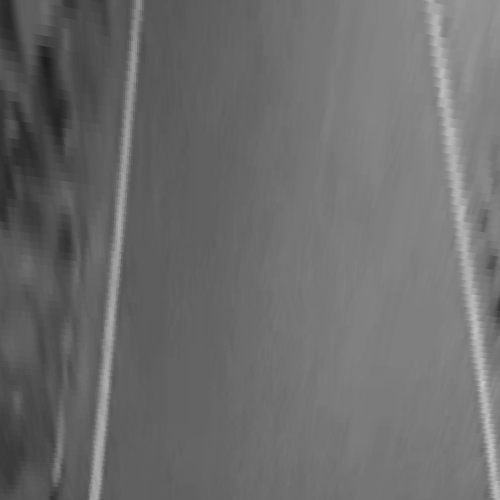
//> input picture extras/test.png, 1000 x 1000 px (shown at 1/2 size)
$ ./lane_detector   (built with g++ and OpenCV 4)
//> lines starting //> are read from the running program, lines starting //| are printed output that depends on the picture; after the words box and inside, x2 and y2 are one past the last pixel; in counts of white or black regions, pixels touching at a corner belong together; pictures that were not available may be replaced by others from this repository, and a replacement may not be noted
### extras/lane_detector.h
#include"opencv/cv.h"
#include<opencv2/highgui/highgui.hpp>
#include<bits/stdc++.h>

using namespace std;
using namespace cv;

extern int lowThreshold;
extern int highThreshold;

int find_intersection(Vec4i l1, Vec4i l2)
{
	double m1, m2, c1, c2;

	m1=((double)l1[3]-l1[1])/((double)l1[2]-l1[0]);
	c1=(double)l1[3]-m1*l1[2];

	m2=((double)l2[3]-l2[1])/((double)l2[2]-l2[0]);
	c2=(double)l2[3]-m2*l2[2];

	double yi, xi;

	xi=(c1-c2)/(m2-m1);
	yi=m2*xi+c2;

	//if lines are parallel and on road surface but orientation not correct
	if(int(xi)<-200 || int(xi)>1200)
		return 10000;

	return (int)yi;
}

void extract_segments(Mat img_segments[], Mat img,int segments[], int n_segments)
{
	int i, cum_length=0;

	img_segments[0]=img(cv::Rect(0, 0, 1000, segments[0])).clone();
	cum_length+=segments[0];

	for(i=1;i<=n_segments-2;i++)
	{
		img_segments[i]=img(cv::Rect(0, cum_length, 1000, segments[i])).clone();
		cum_length+=segments[i];
	}

	img_segments[n_segments-1]=img(cv::Rect(0, cum_length, 1000, 1000-cum_length)).clone();
	return;
}

void merge_segments(Mat img_segments[],Mat img, int segments[], int n_segments)
{
	int i, cum_length=0;
	img_segments[0].copyTo(img(cv::Rect(0, 0, 1000, segments[0])));
	cum_length+=segments[0];

	for(i=1;i<=n_segments-2;i++)
	{
		img_segments[i].copyTo(img(cv::Rect(0, cum_length, 1000, segments[i])));
		cum_length+=segments[i];
	}

	img_segments[n_segments-1].copyTo(img(cv::Rect(0, cum_length, 1000, 1000-cum_length)));
	return;
}

Mat find_edges(Mat img)
{
	//directly in single channel
	Mat edges, img_ycrcb, shadow_rem, shadow, ycrcb_channels[3];

	// [8 lines of commented-out code are left out]


	cvtColor(img, img, CV_BGR2GRAY);
	imshow("bw", img);
	medianBlur(img, img, 9);
	//blur(img,img,Size(3,3));
	Canny( img, edges, lowThreshold, highThreshold, 3 );
	imshow("edges", edges);

	//waitKey(0);

	return edges;
}

### extras/lane_detector.cpp
#include"opencv/cv.h"
#include<opencv2/highgui/highgui.hpp>
#include<bits/stdc++.h>
#include "lane_detector.h"

using namespace cv;
using namespace std;

//constant definitions
#define FLOAT_MAT_TYPE CV_32FC1
#define FLOAT_MAT_ELEM_TYPE float

#define INT_MAT_TYPE CV_8UC1
#define INT_MAT_ELEM_TYPE unsigned char

#define FLOAT_IMAGE_TYPE IPL_DEPTH_32F
#define FLOAT_IMAGE_ELEM_TYPE float

#define INT_IMAGE_TYPE IPL_DEPTH_8U
#define INT_IMAGE_ELEM_TYPE unsigned char

#define FLOAT_POINT2D CvPoint2D32f
#define FLOAT_POINT2D_F cvPoint2D632f

#define FLOAT float
#define INT int
#define SHORT_INT unsigned char


int lowThreshold=70;
int highThreshold=150;

cv::Point2f src_vertices[4];
 static bool done = false;
 int no_clicks=0;

typedef enum LineType_ {
  LINE_HORIZONTAL = 0,
  LINE_VERTICAL = 1
} LineType;


void mcvFilterLines(const CvMat *inImage, CvMat *outImage,
                     unsigned char wx, unsigned char wy, FLOAT sigmax,
                     FLOAT sigmay, LineType lineType)
{
    // [6 lines of commented-out code are left out]
  CvMat fx;
  CvMat fy;
  //create the convoultion kernel
  switch (lineType)
  {
    case LINE_HORIZONTAL:
    {
      //this is for 5-pixels wide
      FLOAT_MAT_ELEM_TYPE derivp[] = {-2.384186e-07, -4.768372e-06, -4.482269e-05, -2.622604e-04, -1.064777e-03, -3.157616e-03, -6.976128e-03, -1.136112e-02, -1.270652e-02, -6.776810e-03, 6.776810e-03, 2.156258e-02, 2.803135e-02, 2.156258e-02, 6.776810e-03, -6.776810e-03, -1.270652e-02, -1.136112e-02, -6.976128e-03, -3.157616e-03, -1.064777e-03, -2.622604e-04, -4.482269e-05, -4.768372e-06, -2.384186e-07};
      int derivLen = 25;
      FLOAT_MAT_ELEM_TYPE smoothp[] = {2.384186e-07, 5.245209e-06, 5.507469e-05, 3.671646e-04, 1.744032e-03, 6.278515e-03, 1.778913e-02, 4.066086e-02, 7.623911e-02, 1.185942e-01, 1.541724e-01, 1.681881e-01, 1.541724e-01, 1.185942e-01, 7.623911e-02, 4.066086e-02, 1.778913e-02, 6.278515e-03, 1.744032e-03, 3.671646e-04, 5.507469e-05, 5.245209e-06, 2.384186e-07};
      int smoothLen = 23;
      //horizontal is smoothing and vertical is derivative
      fx = cvMat(1, smoothLen, FLOAT_MAT_TYPE, smoothp);
      fy = cvMat(derivLen, 1, FLOAT_MAT_TYPE, derivp);
    }
    break;

    case LINE_VERTICAL:
    {
      //this is for 5-pixels wide
      FLOAT_MAT_ELEM_TYPE derivp[] = //{1.000000e-11, 8.800000e-10, 3.531000e-08, 8.536000e-07, 1.383415e-05, 1.581862e-04, 1.306992e-03, 7.852691e-03, 3.402475e-02, 1.038205e-01, 2.137474e-01, 2.781496e-01, 2.137474e-01, 1.038205e-01, 3.402475e-02, 7.852691e-03, 1.306992e-03, 1.581862e-04, 1.383415e-05, 8.536000e-07, 3.531000e-08, 8.800000e-10, 1.000000e-11};
          //{1.000000e-06, 4.800000e-05, 9.660000e-04, 1.048000e-02, 6.529500e-02, 2.278080e-01, 3.908040e-01, 2.278080e-01, 6.529500e-02, 1.048000e-02, 9.660000e-04, 4.800000e-05, 1.000000e-06};
          {1.000000e-16, 1.280000e-14, 7.696000e-13, 2.886400e-11, 7.562360e-10, 1.468714e-08, 2.189405e-07, 2.558828e-06, 2.374101e-05, 1.759328e-04, 1.042202e-03, 4.915650e-03, 1.829620e-02, 5.297748e-02, 1.169560e-01, 1.918578e-01, 2.275044e-01, 1.918578e-01, 1.169560e-01, 5.297748e-02, 1.829620e-02, 4.915650e-03, 1.042202e-03, 1.759328e-04, 2.374101e-05, 2.558828e-06, 2.189405e-07, 1.468714e-08, 7.562360e-10, 2.886400e-11, 7.696000e-13, 1.280000e-14, 1.000000e-16};
      int derivLen = 33; //23; 13; 33;
      FLOAT_MAT_ELEM_TYPE smoothp[] = {-1.000000e-03, -2.200000e-02, -1.480000e-01, -1.940000e-01, 7.300000e-01, -1.940000e-01, -1.480000e-01, -2.200000e-02, -1.000000e-03};
      //{-1.000000e-07, -5.400000e-06, -1.240000e-04, -1.561000e-03, -1.149400e-02, -4.787020e-02, -9.073680e-02, 2.144300e-02, 2.606970e-01, 2.144300e-02, -9.073680e-02, -4.787020e-02, -1.149400e-02, -1.561000e-03, -1.240000e-04, -5.400000e-06, -1.000000e-07};
      int smoothLen = 9; //9; 17;
      //horizontal is derivative and vertical is smoothing
      fy = cvMat(1, smoothLen, FLOAT_MAT_TYPE, smoothp);
      fx = cvMat(derivLen, 1, FLOAT_MAT_TYPE, derivp);
    }
    break;
  }


#warning "still check subtracting mean from image"
  //subtract mean
  CvScalar mean = cvAvg(inImage);
  cvSubS(inImage, mean, outImage);


  //do the filtering
  cvFilter2D(outImage, outImage, &fx); //inImage outImage
  cvFilter2D(outImage, outImage, &fy);

}

/**
 * This function gets a 1-D gaussian filter with specified
 * std deviation and range
 *
 * \param kernel input mat to hold the kernel (2*w+1x1)
 *      column vector (already allocated)
 * \param w width of kernel is 2*w+1
 * \param sigma std deviation
 */

void callbackFunc(int event, int x, int y, int flags, void* userdata) {
    bool *done = (bool*)userdata;
    if (event == cv::EVENT_LBUTTONDOWN) {
        if (no_clicks < 4) {
            src_vertices[no_clicks] = cv::Point(x, y);
            std::cout << "x: " << x << "y: " << y << std::endl;
            no_clicks++;
            if (no_clicks == 4) *done = true;
        } else {
            *done = true;
        }
    }
}


cv::Mat transformImage(cv::Mat &image) {
    cv::Point2f dst_vertices[4];


    dst_vertices[0] = cv::Point(0,0 );
    dst_vertices[1] = cv::Point(1000,0 );
    dst_vertices[2] = cv::Point(0,1000 );
    dst_vertices[3] = cv::Point(1000,1000 );
    cv::Mat wrap_perspective_transform = cv::getPerspectiveTransform(src_vertices, dst_vertices);
    cv::Mat result;
    cv::warpPerspective(image, result, wrap_perspective_transform, cv::Size(1000, 1000), cv::INTER_NEAREST, cv::BORDER_CONSTANT);
    return result;
}

cv::Mat transformImage_back(cv::Mat &image) {

    cv::Point2f dst_vertices[4];

    dst_vertices[0] = cv::Point(0, 0);
    dst_vertices[1] = cv::Point(1000, 0);
    dst_vertices[2] = cv::Point(0, 1000);
    dst_vertices[3] = cv::Point(1000, 1000);
    cv::Mat wrap_perspective_transform = cv::getPerspectiveTransform(src_vertices, dst_vertices);
    cv::Mat result;
    wrap_perspective_transform=wrap_perspective_transform.inv();
    cv::warpPerspective(image, result, wrap_perspective_transform, cv::Size(640,480), cv::INTER_NEAREST, cv::BORDER_CONSTANT);
    return result;
}

void mcvLoadImage(const char *filename, CvMat **clrImage, CvMat** channelImage)
{
 // [19 lines of commented-out code are left out]
  IplImage* im;
  im = cvLoadImage(filename, CV_LOAD_IMAGE_COLOR);
  // convert to mat and get first channel
  CvMat temp;
  cvGetMat(im, &temp);
  *clrImage = cvCloneMat(&temp);
  // convert to single channel
  CvMat *schannel_mat;
  CvMat* tchannelImage = cvCreateMat(im->height, im->width, INT_MAT_TYPE);
  cvSplit(*clrImage, tchannelImage, NULL, NULL, NULL);
  // convert to float
  *channelImage = cvCreateMat(im->height, im->width, FLOAT_MAT_TYPE);
  cvConvertScale(tchannelImage, *channelImage, 1./255);
  // destroy
  cvReleaseMat(&tchannelImage);
  cvReleaseImage(&im);
}


void SHOW_IMAGE(const CvMat *pmat, const char str[], int wait)
{
  //cout << "channels:" << CV_MAT_CN(pmat->type) << "\n";
  //scale it
  //CvMat *mat = cvCreateMat(pmat->height, pmat->width, pmat->type);
  //cvCopy(pmat, mat);
  CvMat *mat = cvCloneMat(pmat);//->rows, pmat->cols, INT_MAT_TYPE);//cvCloneMat(pmat);
  assert(mat);
  //convert to int type

  //show it
  //cout << "in\n";
  cvNamedWindow(str, CV_WINDOW_AUTOSIZE); //0 1
  cvShowImage(str, mat);
  cvWaitKey(wait);
  //cvDestroyWindow(str);
  //clear
  cvReleaseMat(&mat);
  //cout << "out\n";
}


int main()
{
	//initialize important variables here
	int n_segments=5;
	int segments[5]={75, 140, 215, 250, 320};
	Mat img_segments[5];
	std::stringstream window_name;
      cv::namedWindow("Original Image");
      Mat pimage=imread("test.png",1);
//> pimage is the input picture: 1000 rows x 1000 cols, CV_8UC3; min 29, max 198, mean 108.2

      cv::setMouseCallback("Original Image", callbackFunc, &done);
      imshow("Original Image",pimage);

      waitKey(10000);
//> the left mouse button is pressed and released at (250, 250)
//> the left mouse button is pressed and released at (750, 250)
//> the left mouse button is pressed and released at (750, 750)
//> the left mouse button is pressed and released at (250, 750)

		  VideoCapture cap("../aa.mp4"); // open the default camera
      if(!cap.isOpened())  // check if we succeeded
        return -1;

    Mat edges;
    namedWindow("edges",1);


    while(1)
    {

        Mat frame;
        cap >> frame;


        Mat img=frame;
       cvtColor(frame,frame,COLOR_BGR2GRAY);
       //transform+filter+inverse transform
        imshow("transform",transformImage(frame));
//> in transformImage, `cv::warpPerspective(image, result, wrap_perspective_transform, cv::Siz..`:
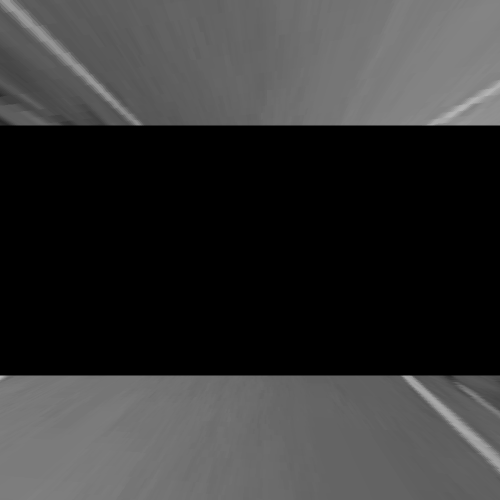
//> result: 1000 rows x 1000 cols, CV_8UC1 (shown at 1/2 size); min 0, max 182, mean 54.3
        Mat transform=transformImage(frame);
        CvMat * ipm,*ipm2;

        imwrite("test2.png",transform);
        mcvLoadImage("test2.png", &ipm, &ipm2);
        //Values set approximately resulting in not so clear filtering
        mcvFilterLines(ipm, ipm, 2,2, 2000, 304.8,LINE_VERTICAL);
//> in mcvFilterLines, `CvScalar mean = cvAvg(inImage);`: mean = Scalar(54.3, 54.3, 54.3)
//> in mcvFilterLines, `cvFilter2D(outImage, outImage, &fx);`:
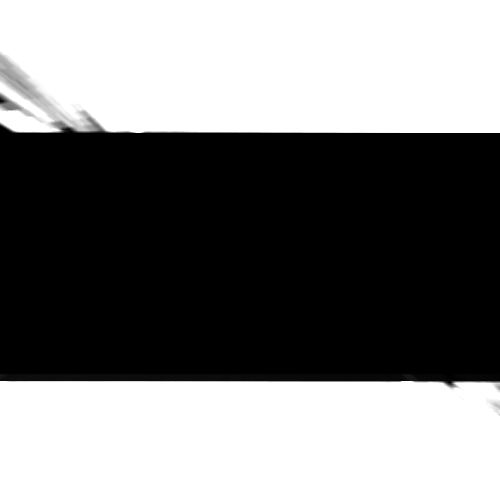
//> outImage: 1000 rows x 1000 cols, CV_8UC3 (shown at 1/2 size); min 0, max 255, mean 127.3
//> in mcvFilterLines, `cvFilter2D(outImage, outImage, &fx);`: fx = 33 values, max 3.17 at index 1, min 0 at index 6, mean 0.294
//> in mcvFilterLines, `cvFilter2D(outImage, outImage, &fy);`: outImage: 1000 rows x 1000 cols, CV_8UC3; every value is 0
//> in mcvFilterLines, `cvFilter2D(outImage, outImage, &fy);`: fy = [3.88e-29, -3.17, 3.88e-29, -3.17, 3.88e-29, -3.17, 0, 0, 0]

        SHOW_IMAGE(ipm, "filter", 5);

        //inverse tranform me load ho raha check it
        Mat invtransform=transformImage_back(frame);


        imshow("transformImage",transformImage_back(frame));

        //transform(frame);


        //--------------------------------------
    //cv::Mat img=cv::imread("/home/harshit/bsnake_lane_detection/test.jpg", CV_LOAD_IMAGE_COLOR);
	cv::resize(img, img, cv::Size(1000,1000));
	imshow("lanes", img);

	int max_lowThreshold=500, max_highThreshold=500;
	// [15 lines of commented-out code are left out]
	edges=find_edges(img);
//> in find_edges, `Canny( img, edges, lowThreshold, highThreshold, 3 );`:
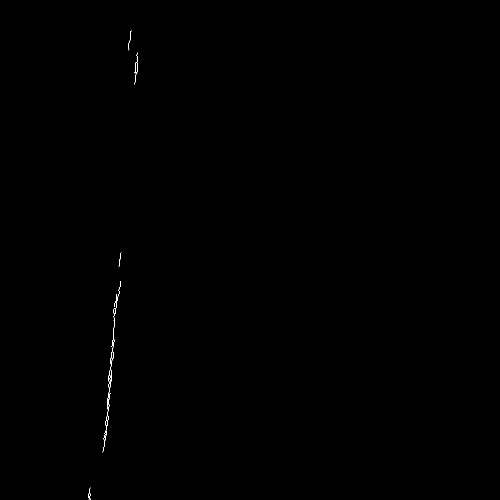
//> edges: 1000 rows x 1000 cols, CV_8UC1 (shown at 1/2 size); 0.08% white in thin lines or dots, all inside (x1, y1, x2, y2) = (176, 61, 276, 1000)
	extract_segments(img_segments, edges, segments, n_segments);
//> in extract_segments, `img_segments[0]=img(cv::Rect(0, 0, 1000, segments[0])).clone();`:
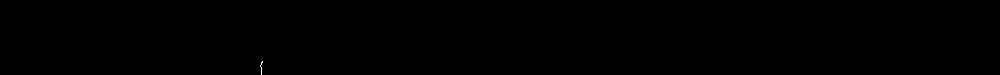
//> img_segments: 75 rows x 1000 cols, CV_8UC1; 0.02% white in thin lines or dots, all inside (x1, y1, x2, y2) = (260, 61, 263, 75)
//> in extract_segments, `cum_length+=segments[0];`: cum_length = 75
//> the loop in extract_segments, `for(i=1;i<=n_segments-2;i++)` made 3 passes
//> cum_length on passes 1 to 3: 215, 430, 680
//> after the loop in extract_segments, `for(i=1;i<=n_segments-2;i++)`: cum_length = 680
//> img_segments[1]: 140 rows x 1000 cols, CV_8UC1; 0.08% white in thin lines or dots, all inside (x1, y1, x2, y2) = (257, 0, 276, 94)
//> img_segments[2]: 215 rows x 1000 cols, CV_8UC1; every value is 0
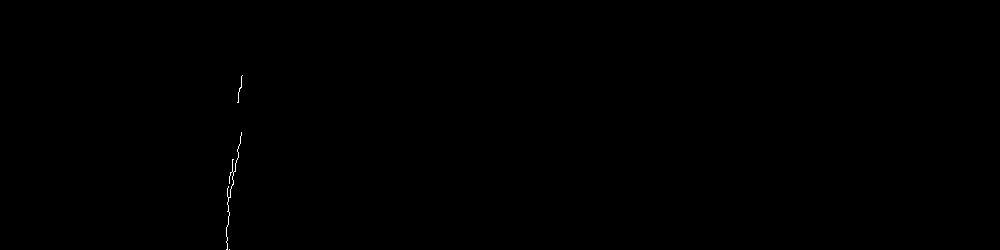
//> img_segments[3]: 250 rows x 1000 cols, CV_8UC1; 0.08% white in thin lines or dots, all inside (x1, y1, x2, y2) = (226, 75, 243, 250)
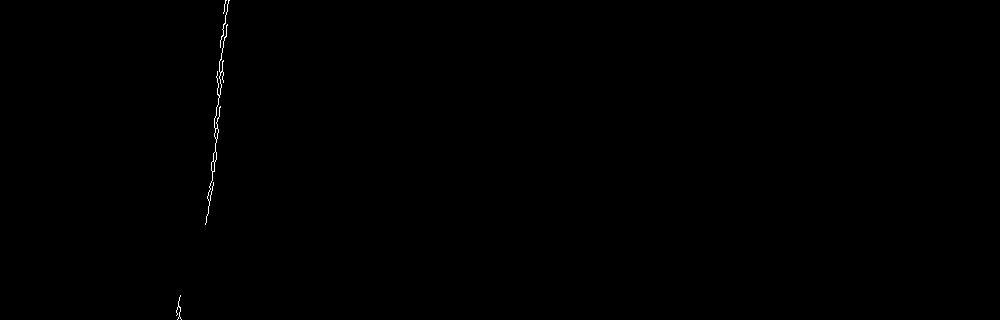
//> img_segments[4]: 320 rows x 1000 cols, CV_8UC1; 0.14% white in thin lines or dots, all inside (x1, y1, x2, y2) = (176, 0, 230, 320)

	int i, j, k;

	// [10 lines of commented-out code are left out]


	vector<Vec4i> lines[n_segments];
	int hough_threshold[5]={30, 30, 40, 50, 50};
	int hough_minLineLength[5]={20, 25, 25, 30, 50};
	for(i=0; i<n_segments ;i++)
		{
			HoughLinesP(img_segments[i], lines[i], 1, CV_PI/180, hough_threshold[i], hough_minLineLength[i], 50 );
         for(int j=0;j<lines[i].size();j++)
          {
            //take out unwanted near-horizontal lines that spoil the votes

             double m=((double)lines[i][j][3]-lines[i][j][1])/((double)lines[i][j][2]-lines[i][j][0]);
            if((m<0.4&&m>0)||(m>-0.4&&m<0))
            {
             lines[i][j][1]=lines[i][j][3];
             lines[i][j][0]=lines[i][j][2];
             }
          }
    }
  	Mat line_segments[n_segments];
  	Mat empty=img-img;
  	extract_segments(line_segments, empty, segments, n_segments);
//> in extract_segments (call 2), `img_segments[0]=img(cv::Rect(0, 0, 1000, segments[0])).clone();`: img_segments: 75 rows x 1000 cols, CV_8UC3; every value is 0
//> the loop in extract_segments (call 2), `for(i=1;i<=n_segments-2;i++)` made 3 passes


  	for(i=0;i<n_segments;i++)
  		for(j=0;j<lines[i].size();j++)
  		{
  			Vec4i l = lines[i][j];
        cout<<lines[i][j][1]<<endl;

        line( line_segments[i], Point(l[0], l[1]), Point(l[2], l[3]), Scalar(0,0,255), 3, CV_AA);
  		}


  	// [7 lines of commented-out code are left out]


  	Mat line=img-img;
  	merge_segments(line_segments, line, segments, n_segments);
//> in merge_segments, `cum_length+=segments[0];`: cum_length = 75
//> the loop in merge_segments, `for(i=1;i<=n_segments-2;i++)` made 3 passes
//> after the loop in merge_segments, `for(i=1;i<=n_segments-2;i++)`: cum_length = 680
//> in merge_segments, `img_segments[n_segments-1].copyTo(img(cv::Rect(0, cum_length, 1000, 10..`: img: 1000 rows x 1000 cols, CV_8UC3; mean B, G, R 0, 0, 0.6
  	imshow("detected lines",line);

  	for(i=0;i<n_segments;i++)
  		cout<<"#lines for "<<i<<": "<<lines[i].size()<<endl;

  	int vanish_row_vote[2000]={0};

  	int cum_sum=1000;
  	for(i=4;i>=3;i--)
  	{
  		cum_sum-=segments[i];
  		for(j=0;j<lines[i].size();j++)
  			for(k=0;k<lines[i].size();k++)
  			{
  				if(j==k)
  					continue;

  				int vanish_row=find_intersection(lines[i][j], lines[i][k])+cum_sum;

  				// [11 lines of commented-out code are left out]

  				if(vanish_row>-1000 && vanish_row<1000)
  					vanish_row_vote[1000-vanish_row]++;
  			}
  	}

  	int current_votes=0;
  	int max_votes=-1, max_i=-1;
  	for(i=0;i<50;i++)
  		current_votes+=vanish_row_vote[i];

  	for(i=50;i<2000;i++)
  	{
  		current_votes+=vanish_row_vote[i];
  		current_votes-=vanish_row_vote[i-50];

  		if(current_votes>=max_votes)
  		{
  			max_votes=current_votes;
  			max_i=i;
  		}

  		//cout<<i<<" "<<current_votes<<endl;
  	}

  	int vanish_row=max_i-25;

  	cout<<"Vanishing row: "<<vanish_row<<" with votes: "<<max_votes<<endl;

  	Mat output(1200, 1000, CV_8UC3, Scalar(0));
  	line.copyTo(output(cv::Rect(0, 200, 1000, 1000)));
  	cv::line( output, Point(0, 1200-vanish_row), Point(1000, 1200-vanish_row), Scalar(255,0,0), 10, CV_AA, 0);
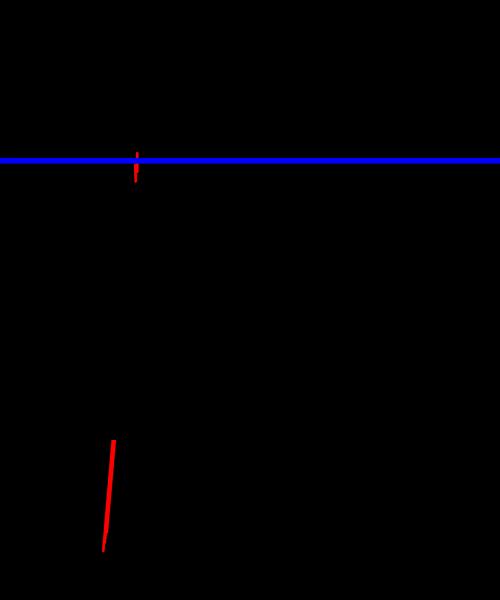
//> output: 1200 rows x 1000 cols, CV_8UC3 (shown at 1/2 size); mean B, G, R 2.4, 0, 0.5
  	//line( output, Point(0, 1000-vanish_row), Point(1000, 1000-vanish_row), Scalar(255,0,0), 10, CV_AA);


  	imshow("output", output);

  	Mat lanes(1000, 1000, CV_8UC3, Scalar(0));
  	Mat lanes_segments[n_segments];
  	extract_segments(lanes_segments, lanes, segments, n_segments);

  	cum_sum=1000;
  	for(i=4;i>=2;i--)
  	{
  		cum_sum-=segments[i];
  		for(j=0;j<lines[i].size();j++)
  			for(k=0;k<lines[i].size();k++)
  			{
  				if(j==k)
  					continue;

  				int vanishRow=find_intersection(lines[i][j], lines[i][k])+cum_sum;

  				if(1000-vanishRow>= vanish_row-20 && 1000-vanishRow<= vanish_row+20)
  				{
  					if(i==4)
  						//cout<<"yay"<<j<<endl;


  					cv::line( lanes_segments[i], Point(lines[i][j][0], lines[i][j][1]), Point(lines[i][j][2], lines[i][j][3]), Scalar(255,0,0), 3, CV_AA, 0);
  					cv::line( lanes_segments[i], Point(lines[i][k][0], lines[i][k][1]), Point(lines[i][k][2], lines[i][k][3]), Scalar(255,0,0), 3, CV_AA, 0);
  					// [9 lines of commented-out code are left out]

  				}
  			}
  	}
  	merge_segments(lanes_segments, lanes, segments, n_segments);

  	for(i=1000-vanish_row;i>=0;i--)
  		for(j=0;j<img.cols;j++)
  			lanes.at<Vec3b>(i, j)={0, 0, 0};

  	for(i=0;i<img.rows;i++)
  		for(j=0;j<img.cols;j++)
  			if(lanes.at<Vec3b>(i, j)[0]==255)
  				img.at<Vec3b>(i, j)={255, 0, 0};
//> the 'q' key is pressed


  	imshow("yay", img);
  	imshow("wohoo!", lanes);
    Size size(640,480);
    resize(lanes,lanes,size);
    imwrite("/home/harshit/caltech-lane-detection/src/output.png",lanes);

	imshow("edges", edges);
	waitKey(10);

}

}
